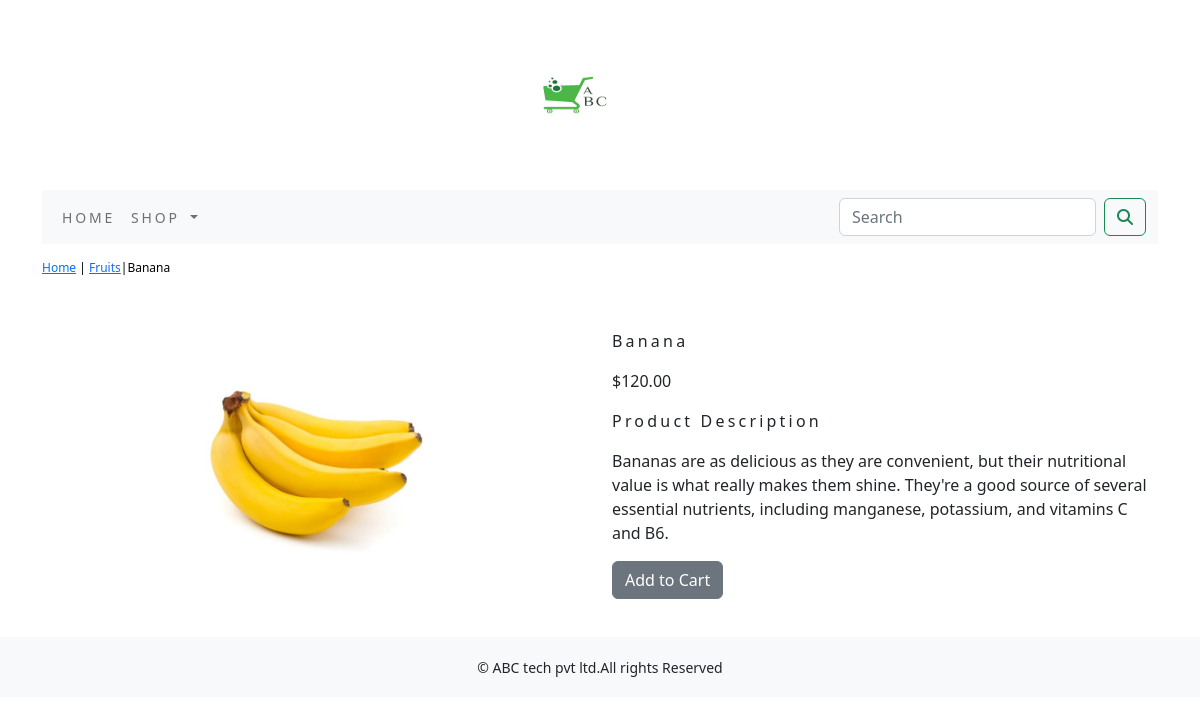
/shop/fruits/banana/, run on the app's committed database.
### shop/models.py (models this page shows, shortened)
class Product(models.Model):
    name=models.CharField(max_length=250,unique=True)
    slug=models.SlugField(max_length=250,unique=True)
    description=models.TextField(blank=True)
    price=models.DecimalField(max_digits=10,decimal_places=2)
    category=models.ForeignKey(Category,on_delete=models.CASCADE)
    image=models.ImageField(upload_to='product',blank=True)
    stock=models.IntegerField()
    available=models.BooleanField(default=True)
    created=models.DateTimeField(auto_now_add=True)
    updated=models.DateTimeField(auto_now=True)
    class Meta:
        ordering=('name',)
        verbose_name='product'
        verbose_name_plural='products'

class Category(models.Model):
    name=models.CharField(max_length=250,unique=True)
    slug=models.SlugField(max_length=250,unique=True)
    description=models.TextField(blank=True)
    image=models.ImageField(upload_to='category',blank=True)
    class Meta:
        ordering=('name',)
        verbose_name='category'
        verbose_name_plural='categories'
    def get_url(self):
        return reverse('shop:product_by_category',args=[self.slug])
    def __str__(self):
        return '{}'.format(self.name)

### shop/views.py (the view)
# urls.py: path('<slug:c_slug>/<slug:product_slug>/', views.proDetail, name='prodCatdetail'),
def proDetail(request,c_slug,product_slug):
    try:
        product=Product.objects.get(category__slug=c_slug,slug=product_slug)
    except Exception as e:
            raise e
    return render(request,'product.html',{'product':product})

### cart/context_processors.py (called while the page is built)
def counter(request):
    item_count=0
    if 'admin' in request.path:
        return {}
    else:
        try:
            cart=Cart.objects.filter(cart_id=_cart_id(request))
            cart_items=CartItem.objects.all().filter(cart=cart[:1])
            for cart_item in cart_items:
                item_count += cart_item.quantity
        except Cart.DoesNotExist:
            item_count =0
    return dict(item_count=item_count)

### cart/views.py (called while the page is built)
def _cart_id(request):
    cart=request.session.session_key
    if not cart:
        cart=request.session.create()
    return cart

### shop/context_processors.py (called while the page is built)
def menu_links(request):
    links=Category.objects.all()
    return dict(links=links)

### template/product.html (shortened to what this page needs)
{% extends 'base.html' %}
{% load static %}
{% block content %}
<div class="row my_prod_row_class">
    <div class="mx_auto">
        <p> <a href="{% url 'shop:allProdCat' %}">Home</a> | <a href ="{{product.category.get_url}}" >{{product.category}}</a>|{{product.name}} </p>
    </div>
<div class="container">
<br>
<div class="row">
    <div class="col-12 col-sm-12 col-md-12 col-lg-6 text-center">
        <div style="min-width:18rem;">
            <img src="{{product.image.url}}" alt="{{product.name}}" width="300px;" height="300px;">
        </div>
    </div>
      <div class="col-12 col-sm-12 col-md-12 col-lg-6">
          <div>
          <h1 class="my_prod_title">{{product.name}}</h1>
          <p>${{product.price}}</p>
          <p class="my_title"> Product Description</p>
          <p class="text-justify my_prod_text">{{product.description}}</p>
          {% if product.stock <= 0 %}
          <p class="text-justify my_prod_text"><b>Out of stock</b></p>
          {% else %}
          <a class="btn btn-secondary" href="{% url 'cart:add_cart' product.id %}">Add to Cart</a>
          {% endif %}
      </div>
 </div>
</div>
</div>
</div>
{% endblock %}

### static/css/custom.css (style rules this page uses)
body { font-family: 'Roboto', sans-serif; }
.my_title { font-size:16px; text_transform:uppercase; letter-spacing:.2em; }
.my_prod_row_class { padding-top:15px; padding-bottom:20px; }
.my_prod_row_class .mx_auto { color:#000; font-size:12px; text-decoration:none; }
.my_prod_title { font-size:16px; text_transform:uppercase; letter-spacing:.2em; padding-top:15px; padding-bottom:10px; }
.my_prod_title { padding-right:20px; }

### data on the page
Product: category "Fruits", name "Banana", image (picture), price "120.00", description "Bananas are as delicious as they are convenient, but their nutritional value is what really makes them shine. They're a good source of several essential nutrients, including manganese, potassium, and vitamins C and B6."
